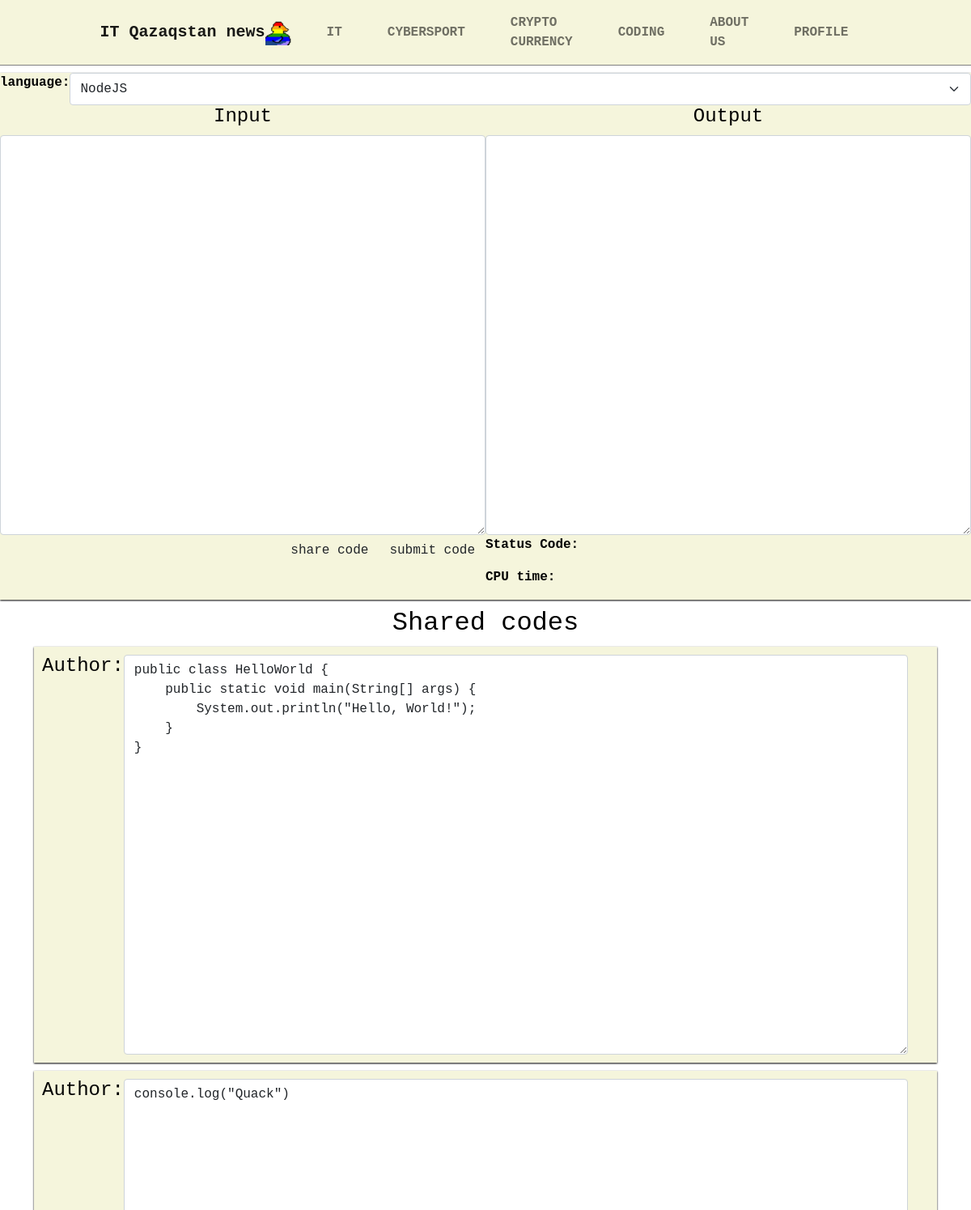
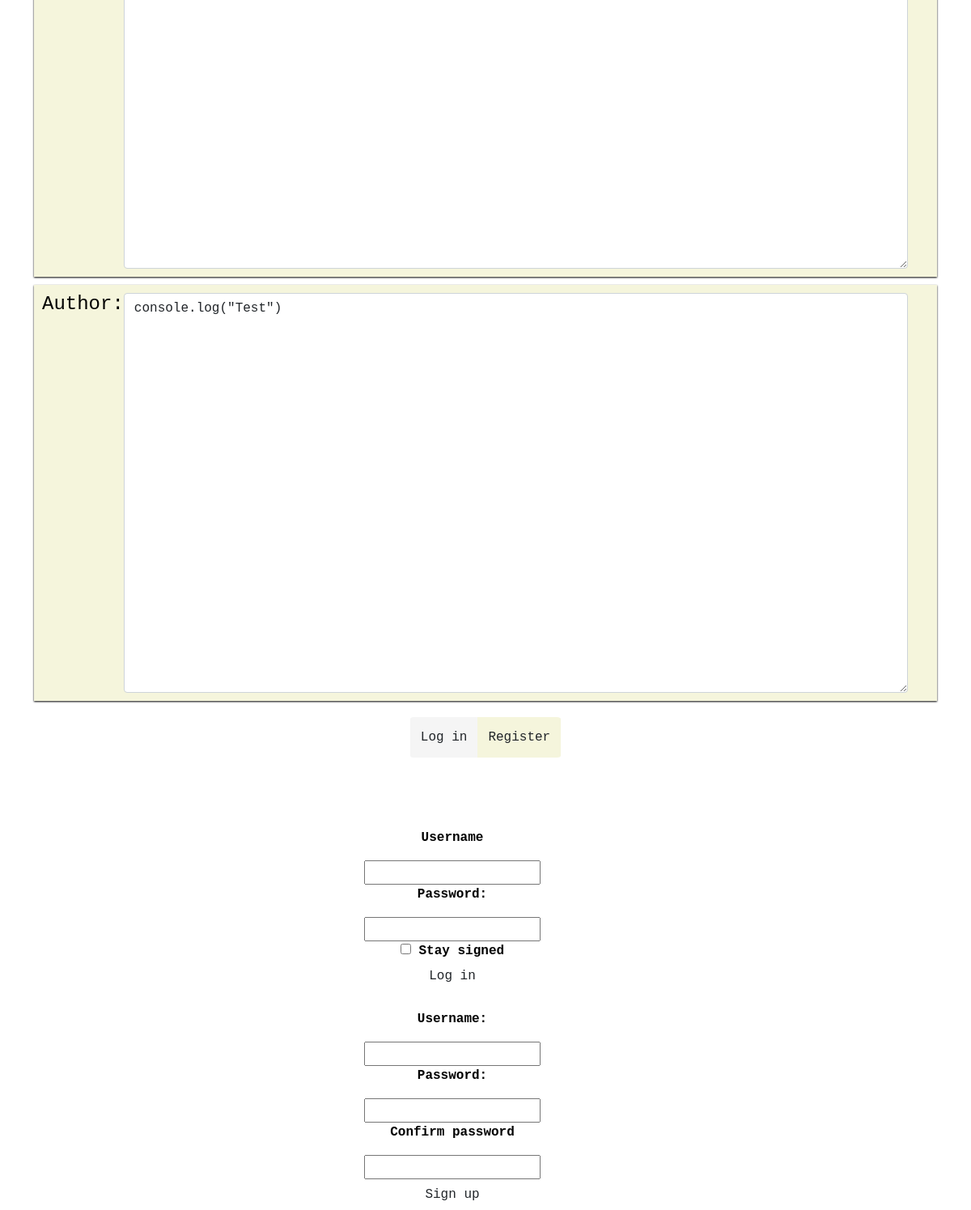
The app's page /en/coding with its own data (2 pictures, top to bottom).
### main/models.py (models this page shows)
class Code(models.Model):
    code = models.TextField('code')
    publishing_date = models.DateTimeField('publishing date')

### main/views.py (the view, shortened to what this page needs)
# urls.py: path('en/coding', views.compile, name='compile'),
def compile(request):
    form = return_form(request)
    latest_codes = Code.objects.order_by('-publishing_date')[:10]
    return render(request, 'main/compile.html', {'latest_codes': latest_codes, 'form': form})

### main/forms.py
class RegisterUser(UserCreationForm):
    class Meta:
        model = User
        fields = ['username', 'password1', 'password2']

### main/views.py (called while the page is built)
def return_form(request):
    form = RegisterUser()
    if request.method == 'POST':
        form = RegisterUser(request.POST)
        if form.is_valid():
            form.save(commit=True)
    return form

### main/templates/main/compile.html (shortened to what this page needs)
{% extends 'main/base.html' %}
{% block content %}
        <form action = "{% url 'main:compile' %}" method="POST">
<div class="compiler">
    <div class="language">
        <p>language:</p>
        <select class="form-select" name="language_select" id="languages">
            <option value= "nodejs">NodeJS</option>
        </select>
</div>
<div class="coding">
    <div class="input" ><h4>Input</h4><textarea class="form-control" name="code" cols = 80 rows = 20 >{{user_code}}</textarea>
        <div class="buttons">
            <button class="btn" type="submit" name="submit_code" value="submit_code">submit code</button>
            <button class="btn" type="submit" name="share_code" value="share_code">share code</button>
        </div>
    </div>
<div class="output"><h4>Output</h4><textarea class="form-control" cols = 80 rows = 20>{{output.output}}</textarea>
    <p>Status Code: {{output.statusCode}}</p>
    <p>CPU time: {{output.cpuTime}}</p>
</div>
</div>
</div>
            </form>
<div class="container ">
    <h2>Shared codes</h2>
    {% if latest_codes %}
    {% for code in latest_codes %}
    <div class="share">
            <h4>Author:</h4>
            <textarea class="form-control" type="text" cols = 80 rows = 20 >{{code.code}}
                </textarea>
                <button class="btn" type="submit"></button></div>
    {% endfor %}
    {% endif %}
    </div>
{% endblock %}

### main/static/main/css/base.css (style rules this page uses)
body { color:black; font-family: 'Courier New', Courier, monospace; font-weight: bold; }
div.container h2 { text-align: center; }
div.compiler { display: flex; background-color: beige; filter: drop-shadow(0 1px 1px black); margin: 10px auto; flex-direction: column; }
div.input h4, div.output h4 { text-align: center; }
div.input div.buttons { display: flex; flex-direction: row-reverse; justify-content: end; }
div.share { display: flex; margin: 10px auto; }
div.share { display: flex; margin:10px auto; background-color:beige ; padding:10px; filter: drop-shadow(0 1px 1px black); justify-content: center; text-align: center; }
div.compiler div.language { display: flex; flex-direction: row; justify-content: end; }
div.coding { display: flex; justify-content: space-evenly; }

### records on screen
Code: code "public class HelloWorld { public static void main(String[] args) { System.out.println(\"Hello, World!\"); } }"
Code: code "console.log(\"Quack\")"
Code: code "console.log(\"Test\")"
